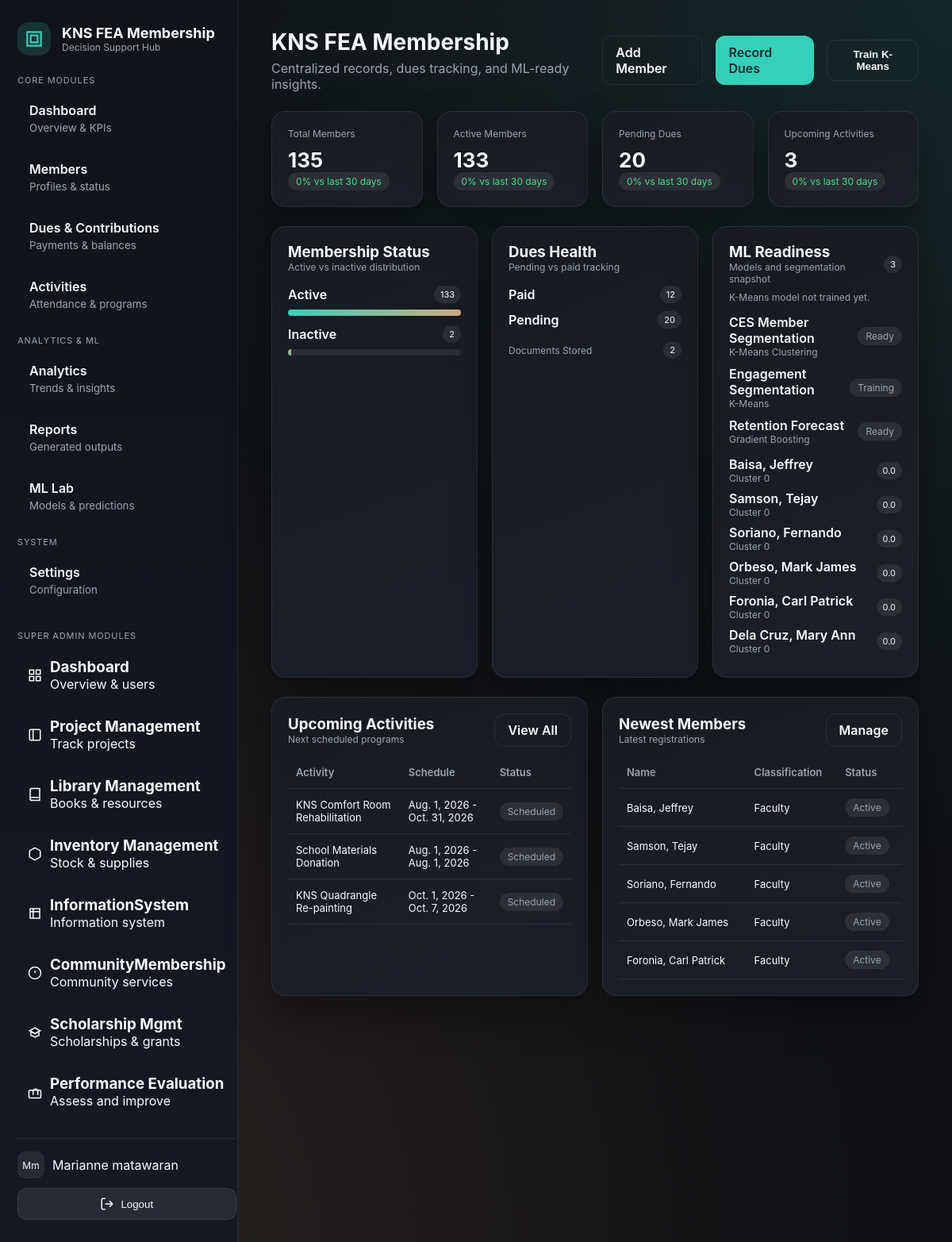
The app's page /communitymembership/admin/dashboard/ (signed in) with its own data.
### core/models.py (models this page shows, shortened)
class CustomUser(AbstractUser):
    id = models.UUIDField(primary_key=True, default=uuid.uuid4, editable=False)
    _first_name = models.CharField(max_length=255, blank=True, db_column='first_name')
    _middle_name = models.CharField(max_length=255, blank=True, db_column='middle_name')
    _last_name = models.CharField(max_length=255, blank=True, db_column='last_name')
    is_email_verified = models.BooleanField(default=False)
    bio = models.TextField(blank=True)
    _phone_number = models.CharField(max_length=255, blank=True, db_column='phone_number')
    avatar = models.ImageField(upload_to='avatars/', null=True, blank=True)
    avatar_url = models.URLField(max_length=500, blank=True, null=True)
    @property
    def first_name(self):
        return decrypt(self._first_name) if self._first_name else ''
    @first_name.setter
    def first_name(self, value):
        self._first_name = encrypt(value) if value else ''
    @property
    def middle_name(self):
        return decrypt(self._middle_name) if self._middle_name else ''
    @middle_name.setter
    def middle_name(self, value):
        self._middle_name = encrypt(value) if value else ''
    @property
    def last_name(self):
        return decrypt(self._last_name) if self._last_name else ''
    @last_name.setter
    def last_name(self, value):
        self._last_name = encrypt(value) if value else ''
    @property
    def phone_number(self):
        return decrypt(self._phone_number) if self._phone_number else ''
    @phone_number.setter
    def phone_number(self, value):
        self._phone_number = encrypt(value) if value else ''

### communityextensionservices/models.py (models this page shows, shortened)
class MLInsight(models.Model):
    STATUS_CHOICES = [
        ("draft", "Draft"),
        ("training", "Training"),
        ("ready", "Ready"),
    ]
    name = models.CharField(max_length=120)
    target = models.CharField(max_length=120)
    algorithm = models.CharField(max_length=120)
    status = models.CharField(max_length=20, choices=STATUS_CHOICES, default="draft")
    score = models.DecimalField(max_digits=6, decimal_places=3, null=True, blank=True)
    generated_at = models.DateTimeField(default=timezone.now)
    notes = models.TextField(blank=True)
    class Meta:
        ordering = ["-generated_at"]

class Member(models.Model):
    CLASSIFICATION_CHOICES = [
        ("faculty", "Faculty"),
        ("non_teaching", "Non-Teaching Staff"),
        ("retired", "Retired"),
        ("associate", "Associate"),
    ]
    STATUS_CHOICES = [
        ("active", "Active"),
        ("inactive", "Inactive"),
        ("suspended", "Suspended"),
    ]
    membership_id = models.UUIDField(default=uuid.uuid4, editable=False, unique=True)
    user = models.ForeignKey(
        settings.AUTH_USER_MODEL, on_delete=models.SET_NULL, null=True, blank=True
    )
    first_name = models.CharField(max_length=80)
    last_name = models.CharField(max_length=80)
    email = models.EmailField(blank=True)
    phone = models.CharField(max_length=30, blank=True)
    classification = models.CharField(
        max_length=20, choices=CLASSIFICATION_CHOICES, default="faculty"
    )
    status = models.CharField(max_length=20, choices=STATUS_CHOICES, default="active")
    joined_date = models.DateField(default=timezone.now)
    exit_date = models.DateField(null=True, blank=True)
    department = models.CharField(max_length=120, blank=True)
    notes = models.TextField(blank=True)
    engagement_score = models.DecimalField(
        max_digits=5, decimal_places=2, null=True, blank=True
    )
    churn_risk_score = models.DecimalField(
        max_digits=5, decimal_places=2, null=True, blank=True
    )
    predicted_status = models.CharField(max_length=30, blank=True)
    cluster_label = models.CharField(max_length=30, blank=True)
    created_at = models.DateTimeField(auto_now_add=True)

class Activity(models.Model):
    STATUS_CHOICES = [
        ("scheduled", "Scheduled"),
        ("completed", "Completed"),
        ("cancelled", "Cancelled"),
    ]
    title = models.CharField(max_length=160)
    category = models.CharField(max_length=100, blank=True)
    start_date = models.DateField()
    end_date = models.DateField()
    location = models.CharField(max_length=160, blank=True)
    status = models.CharField(
        max_length=20, choices=STATUS_CHOICES, default="scheduled"
    )
    description = models.TextField(blank=True)
    class Meta:
        ordering = ["-start_date"]

### communityextensionservices/views.py (the view)
# urls.py: path("admin/dashboard/", views.dashboard, name="ces-admin-dashboard"),
@login_required(login_url="/communitymembership/login")
@require_system_access
def dashboard(request):
    if not _can_access_ces(request.user):
        return render(request, "404.html", status=404)
    cluster_snapshot = CESClusteringService.get_dashboard_snapshot(limit=6)
    can_train_kmeans_model = request.user.is_superuser or _has_ces_admin_access(
        request.user
    )
    context = {
        **_base_context(request),
        **get_dashboard_data(),
        "cluster_snapshot": cluster_snapshot["clusters"],
        "kmeans_model_ready": cluster_snapshot["model_ready"],
        "kmeans_uses_fallback": cluster_snapshot["uses_fallback"],
        "can_train_kmeans_model": can_train_kmeans_model,
    }
    return render(request, "communityextensionservices/dashboard.html", context)

### communityextensionservices/templates/communityextensionservices/dashboard.html (shortened to what this page needs)
{% extends "communityextensionservices/base.html" %}
{% block content %}
  <div class="page-header">
    <div>
      <div class="page-title">KNS FEA Membership</div>
      <div class="page-subtitle">Centralized records, dues tracking, and ML-ready insights.</div>
    </div>
    <div class="split">
      <a class="button secondary"
         href="{% url 'communityextensionservices:ces-member-create' %}">Add Member</a>
      <a class="button"
         href="{% url 'communityextensionservices:ces-dues-create' %}">Record Dues</a>
      {% if can_train_kmeans_model %}
        <form method="post"
              action="{% url 'communityextensionservices:ces-train-kmeans' %}">
          <button class="button secondary" type="submit">Train K-Means</button>
        </form>
      {% endif %}
    </div>
  </div>
  <div class="grid cols-4">
    {% for stat in stats %}
      <div class="card">
        <div class="muted text-small">{{ stat.label }}</div>
        <div class="stat-value">{{ stat.value }}</div>
        <div class="badge {% if stat.trend == 'down' %}danger{% else %}success{% endif %}">
          {{ stat.delta }}% vs last 30 days
        </div>
      </div>
    {% endfor %}
  </div>
  <div class="grid cols-3" style="margin-top: 24px;">
    <div class="card">
      <div class="split">
        <div>
          <h3>Membership Status</h3>
          <p class="muted text-small">Active vs inactive distribution</p>
        </div>
      </div>
      <div style="margin-top: 16px;">
        {% for item in status_breakdown %}
          <div style="margin-bottom: 12px;">
            <div class="split">
              <span class="text-strong">{{ item.status|title }}</span>
              <span class="chip">{{ item.count }}</span>
            </div>
            <div class="bar" style="margin-top: 8px;">
              <span style="width: {{ item.count }}%;"></span>
            </div>
          </div>
        {% empty %}
          <p class="muted">No membership data yet.</p>
        {% endfor %}
      </div>
    </div>
    <div class="card">
      <div class="split">
        <div>
          <h3>Dues Health</h3>
          <p class="muted text-small">Pending vs paid tracking</p>
        </div>
      </div>
      <div style="margin-top: 16px;">
        {% for item in dues_summary %}
          <div class="split" style="margin-bottom: 10px;">
            <span class="text-strong">{{ item.status|title }}</span>
            <span class="chip">{{ item.count }}</span>
          </div>
        {% empty %}
          <p class="muted">No dues recorded.</p>
        {% endfor %}
      </div>
      <div class="split" style="margin-top: 16px;">
        <span class="muted text-small">Documents Stored</span>
        <span class="chip">{{ documents_count }}</span>
      </div>
    </div>
    <div class="card">
      <div class="split">
        <div>
          <h3>ML Readiness</h3>
          <p class="muted text-small">Models and segmentation snapshot</p>
        </div>
        <span class="chip">{{ ml_count }}</span>
      </div>
      {% if not kmeans_model_ready %}
        <div class="muted text-small" style="margin-top: 8px;">K-Means model not trained yet.</div>
      {% elif kmeans_uses_fallback %}
        <div class="muted text-small" style="margin-top: 8px;">Showing fallback segmentation preview.</div>
      {% endif %}
      <div style="margin-top: 14px;">
        {% for model in ml_insights %}
          <div class="split" style="margin-bottom: 10px;">
            <div>
              <div class="text-strong">{{ model.name }}</div>
              <div class="muted text-small">{{ model.algorithm }}</div>
            </div>
            <span class="badge">{{ model.status|title }}</span>
          </div>
        {% empty %}
          <p class="muted">No ML models yet. Seed data to populate.</p>
        {% endfor %}
      </div>
      <div style="margin-top: 14px;">
        {% for row in cluster_snapshot %}
          <div class="split" style="margin-bottom: 8px;">
            <div>
              <div class="text-strong">{{ row.member.last_name }}, {{ row.member.first_name }}</div>
              <div class="muted text-small">{{ row.cluster_label }}</div>
            </div>
            <span class="chip">{{ row.engagement_score|floatformat:1 }}</span>
          </div>
        {% empty %}
          <p class="muted text-small">No cluster output yet.</p>
        {% endfor %}
      </div>
    </div>
  </div>
  <div class="grid cols-2" style="margin-top: 24px;">
    <div class="card">
      <div class="split">
        <div>
          <h3>Upcoming Activities</h3>
          <p class="muted text-small">Next scheduled programs</p>
        </div>
        <a class="button secondary"
           href="{% url 'communityextensionservices:ces-activities' %}">View All</a>
      </div>
      <table class="table">
        <thead>
          <tr>
            <th>Activity</th>
            <th>Schedule</th>
            <th>Status</th>
          </tr>
        </thead>
        <tbody>
          {% for activity in upcoming_activities %}
            <tr>
              <td>{{ activity.title }}</td>
              <td>{{ activity.start_date }} - {{ activity.end_date }}</td>
              <td>
                <span class="badge">{{ activity.status|title }}</span>
              </td>
            </tr>
          {% empty %}
            <tr>
              <td colspan="3" class="muted">No upcoming activities.</td>
            </tr>
          {% endfor %}
        </tbody>
      </table>
    </div>
    <div class="card">
      <div class="split">
        <div>
          <h3>Newest Members</h3>
          <p class="muted text-small">Latest registrations</p>
        </div>
        <a class="button secondary"
           href="{% url 'communityextensionservices:ces-members' %}">Manage</a>
      </div>
      <table class="table">
        <thead>
          <tr>
            <th>Name</th>
            <th>Classification</th>
            <th>Status</th>
          </tr>
        </thead>
        <tbody>
          {% for member in recent_members %}
            <tr>
              <td>{{ member.last_name }}, {{ member.first_name }}</td>
              <td>{{ member.get_classification_display }}</td>
              <td>
                <span class="badge">{{ member.get_status_display }}</span>
              </td>
            </tr>
          {% empty %}
            <tr>
              <td colspan="3" class="muted">No members yet.</td>
            </tr>
          {% endfor %}
        </tbody>
      </table>
    </div>
  </div>
{% endblock content %}

### templates/partials/sidebar_footer_actions.html (shortened to what this page needs)
<div class="sidebar-footer">
  <div class="user-info">
    <div class="user-avatar">
      {% if user.avatar %}
      <img src="{{ user.avatar.url }}" alt="User Avatar" />
      {% elif user.avatar_url %}
      <img src="{{ user.avatar_url }}" alt="User Avatar" />
      {% else %}
      <div class="avatar-placeholder">
        {% if user.first_name and user.last_name %}
          {{ user.first_name|slice:":1" }}{{ user.last_name|slice:":1" }}
        {% elif user.first_name %}
          {{ user.first_name|slice:":2" }}
        {% else %}
          {{ user.username|slice:":2"|upper }}
        {% endif %}
      </div>
      {% endif %}
    </div>
    <div class="user-name">
      {% if user.first_name or user.last_name %}
        {{ user.first_name }} {{ user.last_name }}
      {% else %}
        {{ user.username }}
      {% endif %}
    </div>
  </div>
  <form method="post" action="{% if current_system and current_system != 'core' %}{% url 'core:core_system_logout' current_system %}{% else %}{% url 'core:core_logout' %}{% endif %}" class="logout-form">
    <button type="submit" class="logout-btn">
      <svg
        width="18"
        height="18"
        viewBox="0 0 24 24"
        fill="none"
        stroke="currentColor"
        stroke-width="2"
      >
        <path d="M9 21H5a2 2 0 0 1-2-2V5a2 2 0 0 1 2-2h4"></path>
        <polyline points="16 17 21 12 16 7"></polyline>
        <line x1="21" y1="12" x2="9" y2="12"></line>
      </svg>
      Logout
    </button>
  </form>
</div>

### records on screen
CustomUser: first_name "M", last_name "m", first_name "Marianne", last_name "matawaran"
MLInsight: name "CES Member Segmentation", algorithm "K-Means Clustering", status "Ready"
MLInsight: name "Engagement Segmentation", algorithm "K-Means", status "Training"
MLInsight: name "Retention Forecast", algorithm "Gradient Boosting", status "Ready"
Member: member.last_name "Baisa", member.first_name "Jeffrey", cluster_label "Cluster 0", engagement_score "0.0", last_name "Baisa", first_name "Jeffrey", classification "Faculty", status "Active"
Member: member.last_name "Samson", member.first_name "Tejay", cluster_label "Cluster 0", engagement_score "0.0", last_name "Samson", first_name "Tejay", classification "Faculty", status "Active"
Member: member.last_name "Soriano", member.first_name "Fernando", cluster_label "Cluster 0", engagement_score "0.0", last_name "Soriano", first_name "Fernando", classification "Faculty", status "Active"
Member: member.last_name "Orbeso", member.first_name "Mark James", cluster_label "Cluster 0", engagement_score "0.0", last_name "Orbeso", first_name "Mark James", classification "Faculty", status "Active"
Member: member.last_name "Foronia", member.first_name "Carl Patrick", cluster_label "Cluster 0", engagement_score "0.0", last_name "Foronia", first_name "Carl Patrick", classification "Faculty", status "Active"
Member: member.last_name "Dela Cruz", member.first_name "Mary Ann", cluster_label "Cluster 0", engagement_score "0.0"
Activity: title "KNS Comfort Room Rehabilitation", start_date "Aug. 1, 2026", end_date "Oct. 31, 2026", status "Scheduled"
Activity: title "School Materials Donation", start_date "Aug. 1, 2026", end_date "Aug. 1, 2026", status "Scheduled"
Activity: title "KNS Quadrangle Re-painting", start_date "Oct. 1, 2026", end_date "Oct. 7, 2026", status "Scheduled"

### other values on screen
{{ stat.label }} "Total Members" "Active Members" "Pending Dues" "Upcoming Activities"
{{ stat.value }} "135" "133" "20" "3"
{{ stat.delta }} "0" "0" "0" "0"
{{ item.status|title }} "Active" "Inactive"
{{ item.count }} "133" "2"
{{ item.status|title }} "Paid" "Pending"
{{ item.count }} "12" "20"
{{ documents_count }} "2"
{{ ml_count }} "3"
